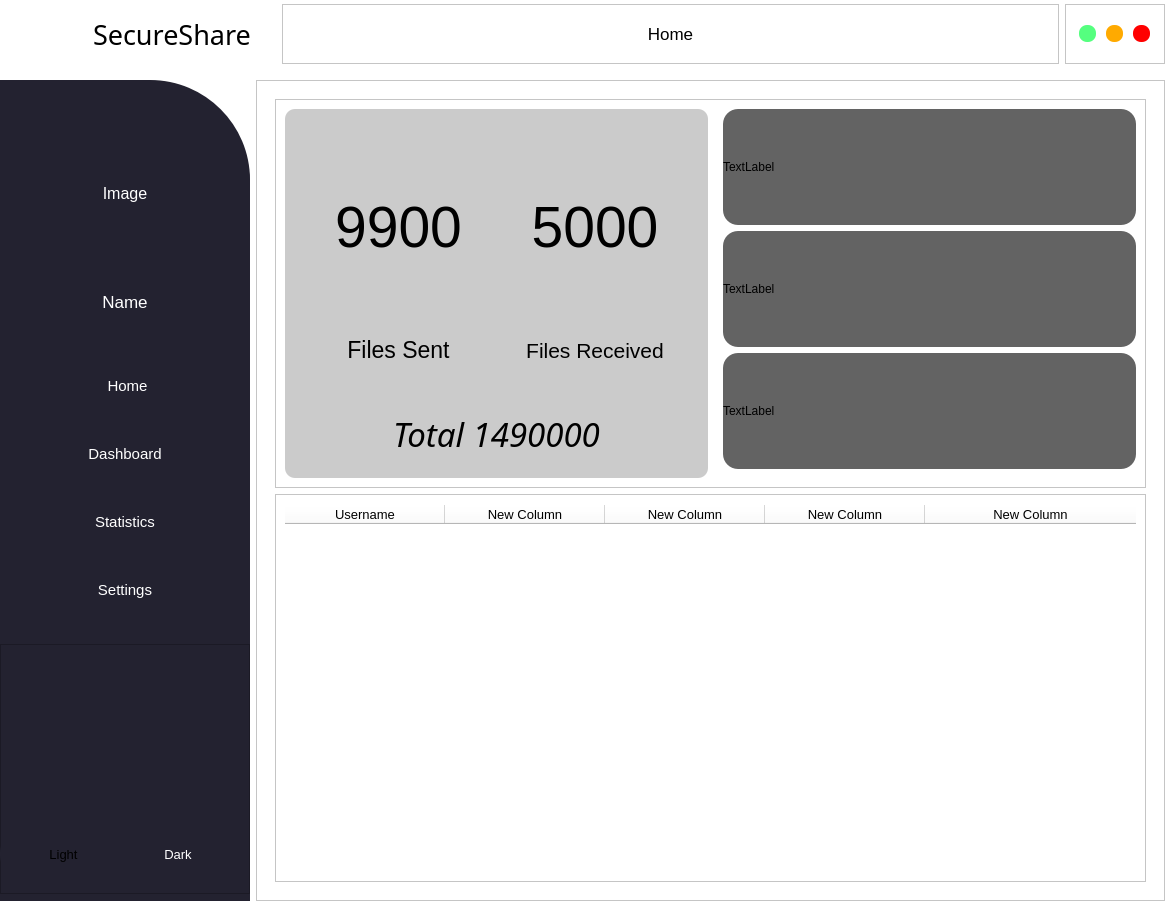
<?xml version="1.0" encoding="UTF-8"?>
<ui version="4.0">
 <class>MainWindow</class>
 <widget class="QMainWindow" name="MainWindow">
  <property name="geometry">
   <rect>
    <x>0</x>
    <y>0</y>
    <width>1170</width>
    <height>901</height>
   </rect>
  </property>
  <property name="windowTitle">
   <string>MainWindow</string>
  </property>
  <property name="styleSheet">
   <string notr="true">background-color: rgb(255, 255, 255);
</string>
  </property>
  <widget class="QWidget" name="centralwidget">
   <layout class="QVBoxLayout" name="verticalLayout">
    <property name="leftMargin">
     <number>0</number>
    </property>
    <property name="topMargin">
     <number>0</number>
    </property>
    <property name="rightMargin">
     <number>5</number>
    </property>
    <property name="bottomMargin">
     <number>0</number>
    </property>
    <item>
     <widget class="QFrame" name="topBar">
      <property name="maximumSize">
       <size>
        <width>16777215</width>
        <height>110</height>
       </size>
      </property>
      <property name="styleSheet">
       <string notr="true"/>
      </property>
      <property name="frameShape">
       <enum>QFrame::NoFrame</enum>
      </property>
      <property name="frameShadow">
       <enum>QFrame::Plain</enum>
      </property>
      <layout class="QVBoxLayout" name="verticalLayout_2">
       <property name="leftMargin">
        <number>0</number>
       </property>
       <property name="topMargin">
        <number>0</number>
       </property>
       <property name="rightMargin">
        <number>0</number>
       </property>
       <property name="bottomMargin">
        <number>0</number>
       </property>
       <item>
        <widget class="QFrame" name="topBarItems">
         <property name="minimumSize">
          <size>
           <width>0</width>
           <height>65</height>
          </size>
         </property>
         <property name="maximumSize">
          <size>
           <width>16777215</width>
           <height>60</height>
          </size>
         </property>
         <property name="styleSheet">
          <string notr="true"/>
         </property>
         <property name="frameShape">
          <enum>QFrame::NoFrame</enum>
         </property>
         <property name="frameShadow">
          <enum>QFrame::Raised</enum>
         </property>
         <layout class="QHBoxLayout" name="horizontalLayout_2">
          <property name="leftMargin">
           <number>0</number>
          </property>
          <property name="topMargin">
           <number>2</number>
          </property>
          <property name="rightMargin">
           <number>0</number>
          </property>
          <property name="bottomMargin">
           <number>3</number>
          </property>
          <item>
           <widget class="QLabel" name="label_7">
            <property name="maximumSize">
             <size>
              <width>70</width>
              <height>16777215</height>
             </size>
            </property>
            <property name="text">
             <string/>
            </property>
           </widget>
          </item>
          <item>
           <widget class="QLabel" name="label_6">
            <property name="minimumSize">
             <size>
              <width>200</width>
              <height>0</height>
             </size>
            </property>
            <property name="maximumSize">
             <size>
              <width>150</width>
              <height>16777215</height>
             </size>
            </property>
            <property name="font">
             <font>
              <family>Monotype Corsiva</family>
              <pointsize>20</pointsize>
             </font>
            </property>
            <property name="styleSheet">
             <string notr="true">padding-left: 10px;</string>
            </property>
            <property name="text">
             <string>SecureShare</string>
            </property>
           </widget>
          </item>
          <item>
           <widget class="QFrame" name="appCurrentFrame">
            <property name="styleSheet">
             <string notr="true"/>
            </property>
            <property name="frameShape">
             <enum>QFrame::StyledPanel</enum>
            </property>
            <property name="frameShadow">
             <enum>QFrame::Raised</enum>
            </property>
            <layout class="QVBoxLayout" name="verticalLayout_5">
             <item>
              <widget class="QLabel" name="label">
               <property name="font">
                <font>
                 <pointsize>13</pointsize>
                </font>
               </property>
               <property name="text">
                <string>Home</string>
               </property>
               <property name="alignment">
                <set>Qt::AlignCenter</set>
               </property>
              </widget>
             </item>
            </layout>
           </widget>
          </item>
          <item>
           <widget class="QFrame" name="date">
            <property name="minimumSize">
             <size>
              <width>100</width>
              <height>0</height>
             </size>
            </property>
            <property name="maximumSize">
             <size>
              <width>100</width>
              <height>16777215</height>
             </size>
            </property>
            <property name="styleSheet">
             <string notr="true"/>
            </property>
            <property name="frameShape">
             <enum>QFrame::StyledPanel</enum>
            </property>
            <property name="frameShadow">
             <enum>QFrame::Raised</enum>
            </property>
            <layout class="QHBoxLayout" name="horizontalLayout_6">
             <item>
              <widget class="QPushButton" name="btn_minimize">
               <property name="minimumSize">
                <size>
                 <width>16</width>
                 <height>16</height>
                </size>
               </property>
               <property name="maximumSize">
                <size>
                 <width>17</width>
                 <height>17</height>
                </size>
               </property>
               <property name="styleSheet">
                <string notr="true">QPushButton{
	background-color: rgb(85, 255, 127);
	border:none;
	border-radius: 8px;
}

QPushButton:hover{	
	background-color: rgba(85, 255, 127,150);
	
}</string>
               </property>
               <property name="text">
                <string/>
               </property>
              </widget>
             </item>
             <item>
              <widget class="QPushButton" name="btn_maximize">
               <property name="minimumSize">
                <size>
                 <width>16</width>
                 <height>16</height>
                </size>
               </property>
               <property name="maximumSize">
                <size>
                 <width>17</width>
                 <height>17</height>
                </size>
               </property>
               <property name="styleSheet">
                <string notr="true">QPushButton{
	
	background-color: rgb(255, 170, 0);
	border:none;
	border-radius: 8px;
}

QPushButton:hover{	
	background-color: rgba(255, 170, 0,150);
	
}</string>
               </property>
               <property name="text">
                <string/>
               </property>
              </widget>
             </item>
             <item>
              <widget class="QPushButton" name="btn_close">
               <property name="minimumSize">
                <size>
                 <width>16</width>
                 <height>16</height>
                </size>
               </property>
               <property name="maximumSize">
                <size>
                 <width>17</width>
                 <height>17</height>
                </size>
               </property>
               <property name="styleSheet">
                <string notr="true">QPushButton{
	background-color: rgb(255, 0, 0);
	border:none;
	border-radius: 8px;
}

QPushButton:hover{	
	background-color: rgba(255, 0, 0,150);
	
}</string>
               </property>
               <property name="text">
                <string/>
               </property>
              </widget>
             </item>
            </layout>
           </widget>
          </item>
         </layout>
        </widget>
       </item>
      </layout>
     </widget>
    </item>
    <item>
     <widget class="QFrame" name="main">
      <property name="frameShape">
       <enum>QFrame::NoFrame</enum>
      </property>
      <property name="frameShadow">
       <enum>QFrame::Plain</enum>
      </property>
      <layout class="QHBoxLayout" name="horizontalLayout">
       <property name="leftMargin">
        <number>0</number>
       </property>
       <property name="rightMargin">
        <number>0</number>
       </property>
       <property name="bottomMargin">
        <number>0</number>
       </property>
       <item>
        <widget class="QFrame" name="menu">
         <property name="minimumSize">
          <size>
           <width>250</width>
           <height>0</height>
          </size>
         </property>
         <property name="maximumSize">
          <size>
           <width>250</width>
           <height>16777215</height>
          </size>
         </property>
         <property name="styleSheet">
          <string notr="true">#menu{
	background-color: rgb(35, 34, 48);
    border-top-right-radius: 100px;
}</string>
         </property>
         <property name="frameShape">
          <enum>QFrame::NoFrame</enum>
         </property>
         <property name="frameShadow">
          <enum>QFrame::Plain</enum>
         </property>
         <layout class="QVBoxLayout" name="verticalLayout_3">
          <property name="spacing">
           <number>0</number>
          </property>
          <property name="leftMargin">
           <number>0</number>
          </property>
          <property name="topMargin">
           <number>2</number>
          </property>
          <property name="rightMargin">
           <number>0</number>
          </property>
          <property name="bottomMargin">
           <number>0</number>
          </property>
          <item>
           <widget class="QFrame" name="frame">
            <property name="maximumSize">
             <size>
              <width>16777215</width>
              <height>250</height>
             </size>
            </property>
            <property name="styleSheet">
             <string notr="true">background-color: rgb(35, 34, 48);
border-top-right-radius: 100px;</string>
            </property>
            <property name="frameShape">
             <enum>QFrame::NoFrame</enum>
            </property>
            <property name="frameShadow">
             <enum>QFrame::Raised</enum>
            </property>
            <layout class="QVBoxLayout" name="verticalLayout_8">
             <property name="topMargin">
              <number>30</number>
             </property>
             <item>
              <widget class="QLabel" name="profile">
               <property name="font">
                <font>
                 <pointsize>12</pointsize>
                </font>
               </property>
               <property name="styleSheet">
                <string notr="true">color: rgb(255, 255, 255);
border-radius: 60px;
</string>
               </property>
               <property name="text">
                <string>Image</string>
               </property>
               <property name="alignment">
                <set>Qt::AlignCenter</set>
               </property>
              </widget>
             </item>
             <item>
              <widget class="QLabel" name="userName">
               <property name="maximumSize">
                <size>
                 <width>16777215</width>
                 <height>50</height>
                </size>
               </property>
               <property name="font">
                <font>
                 <pointsize>13</pointsize>
                </font>
               </property>
               <property name="styleSheet">
                <string notr="true">color: rgb(255, 255, 255);</string>
               </property>
               <property name="text">
                <string>Name</string>
               </property>
               <property name="alignment">
                <set>Qt::AlignCenter</set>
               </property>
              </widget>
             </item>
            </layout>
           </widget>
          </item>
          <item>
           <widget class="QFrame" name="frame_2">
            <property name="maximumSize">
             <size>
              <width>16777215</width>
              <height>300</height>
             </size>
            </property>
            <property name="styleSheet">
             <string notr="true">background-color: rgb(35, 34, 48);</string>
            </property>
            <property name="frameShape">
             <enum>QFrame::NoFrame</enum>
            </property>
            <property name="frameShadow">
             <enum>QFrame::Raised</enum>
            </property>
            <layout class="QVBoxLayout" name="verticalLayout_4">
             <property name="leftMargin">
              <number>0</number>
             </property>
             <property name="rightMargin">
              <number>0</number>
             </property>
             <item>
              <widget class="QPushButton" name="btn_home">
               <property name="maximumSize">
                <size>
                 <width>16777215</width>
                 <height>50</height>
                </size>
               </property>
               <property name="font">
                <font>
                 <pointsize>11</pointsize>
                </font>
               </property>
               <property name="styleSheet">
                <string notr="true">QPushButton#btn_home{
	color: rgb(255, 255, 255);
	border: none;
	padding-left:5px;
}

QPushButton#btn_home:pressed{
	color: rgb(93, 93, 93);
}
 QPushButtonbtn_home:focus{
           color: rgb(93, 93, 93);
            padding-left:5px;

        
  }

QPushButton#btn_home:hover{
    color: rgb(93, 93, 93);
    padding-left: 15px; 
border-left: 3px solid rgb(255, 255, 255);
}</string>
               </property>
               <property name="text">
                <string>Home</string>
               </property>
               <property name="iconSize">
                <size>
                 <width>30</width>
                 <height>30</height>
                </size>
               </property>
               <property name="autoDefault">
                <bool>false</bool>
               </property>
               <property name="flat">
                <bool>true</bool>
               </property>
              </widget>
             </item>
             <item>
              <widget class="QPushButton" name="btn_dashboard">
               <property name="maximumSize">
                <size>
                 <width>16777215</width>
                 <height>50</height>
                </size>
               </property>
               <property name="font">
                <font>
                 <pointsize>11</pointsize>
                </font>
               </property>
               <property name="styleSheet">
                <string notr="true">QPushButton#btn_dashboard{
	color: rgb(255, 255, 255);
	border: none;
}

QPushButton#btn_dashboard:pressed{
	color: rgb(93, 93, 93);
}
 QPushButton#btn_dashboard:focus{
           color: rgb(93, 93, 93);
            padding-left:5px;
  }

QPushButton#btn_dashboard:hover{
    color: rgb(93, 93, 93); 
 padding-left: 15px; 
}</string>
               </property>
               <property name="text">
                <string>Dashboard</string>
               </property>
               <property name="flat">
                <bool>true</bool>
               </property>
              </widget>
             </item>
             <item>
              <widget class="QPushButton" name="btn_statistics">
               <property name="maximumSize">
                <size>
                 <width>16777215</width>
                 <height>50</height>
                </size>
               </property>
               <property name="font">
                <font>
                 <pointsize>11</pointsize>
                </font>
               </property>
               <property name="styleSheet">
                <string notr="true">QPushButton#btn_statistics{
	color: rgb(255, 255, 255);
	border: none;
}

QPushButton#btn_statistics:pressed{
	color: rgb(93, 93, 93);
}
 QPushButton#btn_statistics:focus{
           color: rgb(93, 93, 93);
            padding-left:5px;
  }

QPushButton#btn_statistics:hover{
    color: rgb(93, 93, 93); 
	 padding-left: 15px; 
}</string>
               </property>
               <property name="text">
                <string>Statistics</string>
               </property>
               <property name="flat">
                <bool>true</bool>
               </property>
              </widget>
             </item>
             <item>
              <widget class="QPushButton" name="btn_settings">
               <property name="maximumSize">
                <size>
                 <width>16777215</width>
                 <height>50</height>
                </size>
               </property>
               <property name="font">
                <font>
                 <pointsize>11</pointsize>
                </font>
               </property>
               <property name="styleSheet">
                <string notr="true">QPushButton#btn_settings{
	color: rgb(255, 255, 255);
	border: none;
}

QPushButtonbtn_settings:pressed{
	color: rgb(93, 93, 93);
}
 QPushButton#btn_settings:focus{
           color: rgb(93, 93, 93);
            padding-left:5px;
  }

QPushButton#btn_settings:hover{
    color: rgb(93, 93, 93); 
 	padding-left: 15px; 
}</string>
               </property>
               <property name="text">
                <string>Settings</string>
               </property>
               <property name="flat">
                <bool>true</bool>
               </property>
              </widget>
             </item>
            </layout>
           </widget>
          </item>
          <item>
           <widget class="QFrame" name="frame_3">
            <property name="maximumSize">
             <size>
              <width>16777215</width>
              <height>250</height>
             </size>
            </property>
            <property name="styleSheet">
             <string notr="true">background-color: rgb(35, 34, 48);</string>
            </property>
            <property name="frameShape">
             <enum>QFrame::StyledPanel</enum>
            </property>
            <property name="frameShadow">
             <enum>QFrame::Raised</enum>
            </property>
            <widget class="QFrame" name="theme">
             <property name="geometry">
              <rect>
               <x>0</x>
               <y>180</y>
               <width>241</width>
               <height>60</height>
              </rect>
             </property>
             <property name="styleSheet">
              <string notr="true">background-color: rgb(35, 34, 48);
border-radius:30px;</string>
             </property>
             <property name="frameShape">
              <enum>QFrame::StyledPanel</enum>
             </property>
             <property name="frameShadow">
              <enum>QFrame::Raised</enum>
             </property>
             <layout class="QHBoxLayout" name="horizontalLayout_7">
              <item>
               <widget class="QPushButton" name="pushButton_8">
                <property name="minimumSize">
                 <size>
                  <width>0</width>
                  <height>40</height>
                 </size>
                </property>
                <property name="font">
                 <font>
                  <pointsize>10</pointsize>
                 </font>
                </property>
                <property name="styleSheet">
                 <string notr="true">QPushButton#pushButton_6{
background-color: rgb(57, 57, 57);
border-radius:20px;
color: rgb(255, 255, 255);
}</string>
                </property>
                <property name="text">
                 <string>Light</string>
                </property>
                <property name="flat">
                 <bool>true</bool>
                </property>
               </widget>
              </item>
              <item>
               <widget class="QPushButton" name="pushButton_9">
                <property name="minimumSize">
                 <size>
                  <width>0</width>
                  <height>40</height>
                 </size>
                </property>
                <property name="font">
                 <font>
                  <pointsize>10</pointsize>
                 </font>
                </property>
                <property name="styleSheet">
                 <string notr="true">
border-radius:20px;
color: rgb(255, 255, 255);</string>
                </property>
                <property name="text">
                 <string>Dark</string>
                </property>
                <property name="flat">
                 <bool>true</bool>
                </property>
               </widget>
              </item>
             </layout>
             <zorder>pushButton_9</zorder>
             <zorder>pushButton_8</zorder>
            </widget>
           </widget>
          </item>
         </layout>
         <zorder>frame_2</zorder>
         <zorder>frame_3</zorder>
         <zorder>frame</zorder>
        </widget>
       </item>
       <item>
        <widget class="QFrame" name="content">
         <property name="styleSheet">
          <string notr="true"/>
         </property>
         <property name="frameShape">
          <enum>QFrame::StyledPanel</enum>
         </property>
         <property name="frameShadow">
          <enum>QFrame::Raised</enum>
         </property>
         <layout class="QVBoxLayout" name="verticalLayout_6">
          <item>
           <widget class="QStackedWidget" name="stackedWidget">
            <property name="currentIndex">
             <number>0</number>
            </property>
            <widget class="QWidget" name="home">
             <layout class="QVBoxLayout" name="verticalLayout_7">
              <item>
               <widget class="QFrame" name="frame_4">
                <property name="frameShape">
                 <enum>QFrame::StyledPanel</enum>
                </property>
                <property name="frameShadow">
                 <enum>QFrame::Raised</enum>
                </property>
                <layout class="QHBoxLayout" name="horizontalLayout_3">
                 <item>
                  <widget class="QFrame" name="frame_6">
                   <property name="styleSheet">
                    <string notr="true">background-color: rgb(203, 203, 203);
border-radius:10px;</string>
                   </property>
                   <property name="frameShape">
                    <enum>QFrame::StyledPanel</enum>
                   </property>
                   <property name="frameShadow">
                    <enum>QFrame::Raised</enum>
                   </property>
                   <layout class="QVBoxLayout" name="verticalLayout_9">
                    <item>
                     <widget class="QFrame" name="frame_8">
                      <property name="frameShape">
                       <enum>QFrame::StyledPanel</enum>
                      </property>
                      <property name="frameShadow">
                       <enum>QFrame::Raised</enum>
                      </property>
                      <layout class="QHBoxLayout" name="horizontalLayout_4">
                       <item>
                        <widget class="QFrame" name="frame_10">
                         <property name="styleSheet">
                          <string notr="true"/>
                         </property>
                         <property name="frameShape">
                          <enum>QFrame::StyledPanel</enum>
                         </property>
                         <property name="frameShadow">
                          <enum>QFrame::Raised</enum>
                         </property>
                         <layout class="QVBoxLayout" name="verticalLayout_10">
                          <item>
                           <widget class="QLabel" name="label_3">
                            <property name="font">
                             <font>
                              <pointsize>43</pointsize>
                             </font>
                            </property>
                            <property name="text">
                             <string>9900</string>
                            </property>
                            <property name="alignment">
                             <set>Qt::AlignCenter</set>
                            </property>
                           </widget>
                          </item>
                          <item>
                           <widget class="QLabel" name="label_8">
                            <property name="maximumSize">
                             <size>
                              <width>16777215</width>
                              <height>50</height>
                             </size>
                            </property>
                            <property name="font">
                             <font>
                              <pointsize>17</pointsize>
                             </font>
                            </property>
                            <property name="text">
                             <string>Files Sent</string>
                            </property>
                            <property name="alignment">
                             <set>Qt::AlignCenter</set>
                            </property>
                           </widget>
                          </item>
                         </layout>
                        </widget>
                       </item>
                       <item>
                        <widget class="QFrame" name="frame_11">
                         <property name="styleSheet">
                          <string notr="true"/>
                         </property>
                         <property name="frameShape">
                          <enum>QFrame::StyledPanel</enum>
                         </property>
                         <property name="frameShadow">
                          <enum>QFrame::Raised</enum>
                         </property>
                         <layout class="QVBoxLayout" name="verticalLayout_11">
                          <item>
                           <widget class="QLabel" name="label_9">
                            <property name="font">
                             <font>
                              <pointsize>43</pointsize>
                             </font>
                            </property>
                            <property name="styleSheet">
                             <string notr="true"/>
                            </property>
                            <property name="text">
                             <string>5000</string>
                            </property>
                            <property name="alignment">
                             <set>Qt::AlignCenter</set>
                            </property>
                           </widget>
                          </item>
                          <item>
                           <widget class="QLabel" name="label_10">
                            <property name="maximumSize">
                             <size>
                              <width>16777215</width>
                              <height>50</height>
                             </size>
                            </property>
                            <property name="font">
                             <font>
                              <pointsize>16</pointsize>
                             </font>
                            </property>
                            <property name="text">
                             <string>Files Received</string>
                            </property>
                            <property name="alignment">
                             <set>Qt::AlignCenter</set>
                            </property>
                           </widget>
                          </item>
                         </layout>
                        </widget>
                       </item>
                      </layout>
                     </widget>
                    </item>
                    <item>
                     <widget class="QFrame" name="frame_9">
                      <property name="minimumSize">
                       <size>
                        <width>0</width>
                        <height>70</height>
                       </size>
                      </property>
                      <property name="maximumSize">
                       <size>
                        <width>16777215</width>
                        <height>70</height>
                       </size>
                      </property>
                      <property name="frameShape">
                       <enum>QFrame::StyledPanel</enum>
                      </property>
                      <property name="frameShadow">
                       <enum>QFrame::Raised</enum>
                      </property>
                      <layout class="QVBoxLayout" name="verticalLayout_12">
                       <item>
                        <widget class="QLabel" name="label_11">
                         <property name="font">
                          <font>
                           <family>Monotype Corsiva</family>
                           <pointsize>25</pointsize>
                           <italic>true</italic>
                          </font>
                         </property>
                         <property name="text">
                          <string>Total 1490000</string>
                         </property>
                         <property name="alignment">
                          <set>Qt::AlignCenter</set>
                         </property>
                        </widget>
                       </item>
                      </layout>
                     </widget>
                    </item>
                   </layout>
                  </widget>
                 </item>
                 <item>
                  <widget class="QFrame" name="frame_7">
                   <property name="frameShape">
                    <enum>QFrame::NoFrame</enum>
                   </property>
                   <property name="frameShadow">
                    <enum>QFrame::Raised</enum>
                   </property>
                   <layout class="QVBoxLayout" name="verticalLayout_13">
                    <property name="topMargin">
                     <number>0</number>
                    </property>
                    <property name="rightMargin">
                     <number>0</number>
                    </property>
                    <item>
                     <widget class="QLabel" name="bytesSent">
                      <property name="styleSheet">
                       <string notr="true">QLabel#bytesSent{
	background-color: rgb(99, 99, 99);
	border-radius: 15px;
}</string>
                      </property>
                      <property name="text">
                       <string>TextLabel</string>
                      </property>
                     </widget>
                    </item>
                    <item>
                     <widget class="QLabel" name="bytesReceived">
                      <property name="styleSheet">
                       <string notr="true">QLabel#bytesReceived{
	background-color: rgb(99, 99, 99);
	border-radius: 15px;
}</string>
                      </property>
                      <property name="text">
                       <string>TextLabel</string>
                      </property>
                     </widget>
                    </item>
                    <item>
                     <widget class="QLabel" name="bytesTotal">
                      <property name="styleSheet">
                       <string notr="true">QLabel#bytesTotal{
	background-color: rgb(99, 99, 99);
	border-radius: 15px;
}</string>
                      </property>
                      <property name="text">
                       <string>TextLabel</string>
                      </property>
                     </widget>
                    </item>
                   </layout>
                  </widget>
                 </item>
                </layout>
               </widget>
              </item>
              <item>
               <widget class="QFrame" name="frame_5">
                <property name="frameShape">
                 <enum>QFrame::StyledPanel</enum>
                </property>
                <property name="frameShadow">
                 <enum>QFrame::Raised</enum>
                </property>
                <widget class="QTableWidget" name="tableWidget">
                 <property name="geometry">
                  <rect>
                   <x>10</x>
                   <y>11</y>
                   <width>851</width>
                   <height>371</height>
                  </rect>
                 </property>
                 <property name="font">
                  <font>
                   <pointsize>11</pointsize>
                  </font>
                 </property>
                 <property name="frameShape">
                  <enum>QFrame::NoFrame</enum>
                 </property>
                 <property name="frameShadow">
                  <enum>QFrame::Plain</enum>
                 </property>
                 <property name="showGrid">
                  <bool>false</bool>
                 </property>
                 <property name="sortingEnabled">
                  <bool>true</bool>
                 </property>
                 <attribute name="horizontalHeaderMinimumSectionSize">
                  <number>80</number>
                 </attribute>
                 <attribute name="horizontalHeaderDefaultSectionSize">
                  <number>160</number>
                 </attribute>
                 <attribute name="horizontalHeaderStretchLastSection">
                  <bool>true</bool>
                 </attribute>
                 <column>
                  <property name="text">
                   <string>Username</string>
                  </property>
                  <property name="font">
                   <font>
                    <pointsize>10</pointsize>
                   </font>
                  </property>
                 </column>
                 <column>
                  <property name="text">
                   <string>New Column</string>
                  </property>
                  <property name="font">
                   <font>
                    <pointsize>10</pointsize>
                   </font>
                  </property>
                 </column>
                 <column>
                  <property name="text">
                   <string>New Column</string>
                  </property>
                  <property name="font">
                   <font>
                    <pointsize>10</pointsize>
                   </font>
                  </property>
                 </column>
                 <column>
                  <property name="text">
                   <string>New Column</string>
                  </property>
                  <property name="font">
                   <font>
                    <pointsize>10</pointsize>
                   </font>
                  </property>
                 </column>
                 <column>
                  <property name="text">
                   <string>New Column</string>
                  </property>
                  <property name="font">
                   <font>
                    <pointsize>10</pointsize>
                   </font>
                  </property>
                 </column>
                </widget>
               </widget>
              </item>
             </layout>
            </widget>
            <widget class="QWidget" name="dashboard">
             <widget class="QLabel" name="label_4">
              <property name="geometry">
               <rect>
                <x>300</x>
                <y>300</y>
                <width>291</width>
                <height>141</height>
               </rect>
              </property>
              <property name="font">
               <font>
                <pointsize>12</pointsize>
               </font>
              </property>
              <property name="text">
               <string>Dashboard</string>
              </property>
              <property name="alignment">
               <set>Qt::AlignCenter</set>
              </property>
             </widget>
            </widget>
            <widget class="QWidget" name="settings">
             <widget class="QLabel" name="label_2">
              <property name="geometry">
               <rect>
                <x>350</x>
                <y>310</y>
                <width>291</width>
                <height>141</height>
               </rect>
              </property>
              <property name="font">
               <font>
                <pointsize>12</pointsize>
               </font>
              </property>
              <property name="text">
               <string>Setttings</string>
              </property>
              <property name="alignment">
               <set>Qt::AlignCenter</set>
              </property>
             </widget>
            </widget>
            <widget class="QWidget" name="statistics">
             <widget class="QLabel" name="label_5">
              <property name="geometry">
               <rect>
                <x>340</x>
                <y>280</y>
                <width>291</width>
                <height>141</height>
               </rect>
              </property>
              <property name="font">
               <font>
                <pointsize>12</pointsize>
               </font>
              </property>
              <property name="text">
               <string>Statistic</string>
              </property>
              <property name="alignment">
               <set>Qt::AlignCenter</set>
              </property>
             </widget>
            </widget>
           </widget>
          </item>
         </layout>
        </widget>
       </item>
      </layout>
     </widget>
    </item>
   </layout>
  </widget>
 </widget>
 <resources/>
 <connections/>
</ui>
